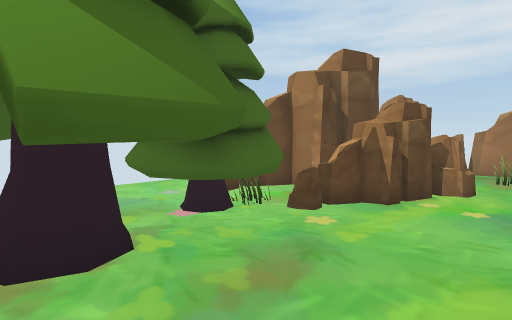
View 1 (above)

16 first-person views from a walk through a 3-D level made in the Unity game engine. The camera is 1.4 m above the floor, tilts 4° down and sees 80° across. The floor is counted in squares, 1 m on a side. Each view is taken from the middle of a square. On the plan, view 1 faces up. The plan holds only what a view shows up to about 14 squares ahead; the rest is blank. The place goes on beyond the plan.

View 2
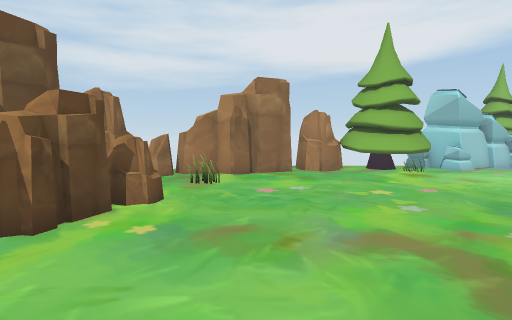

View 3
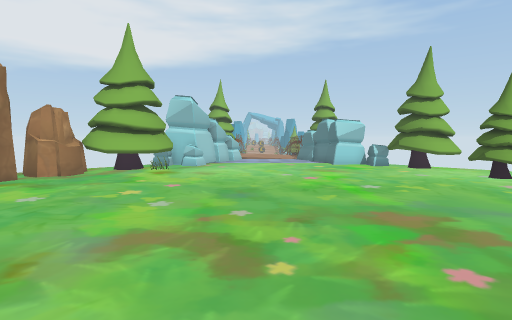

View 4
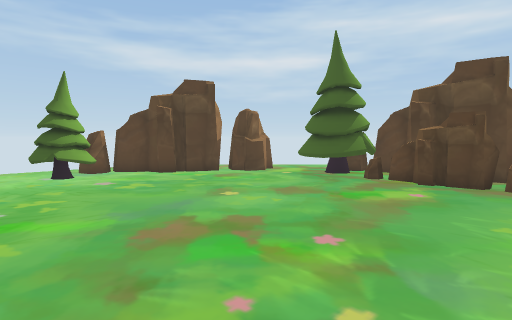

View 5
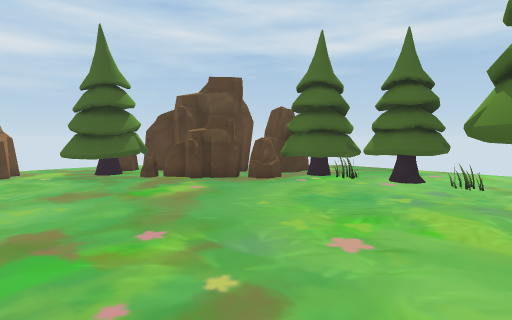

View 6
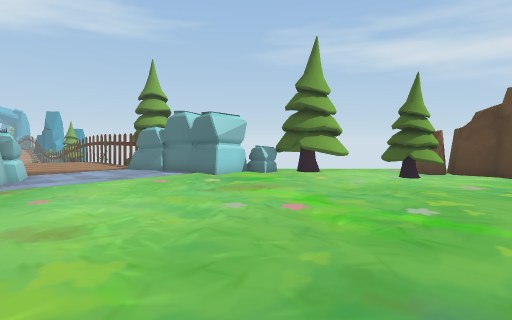

View 7
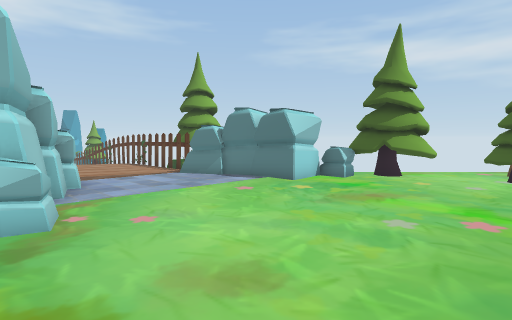

View 8
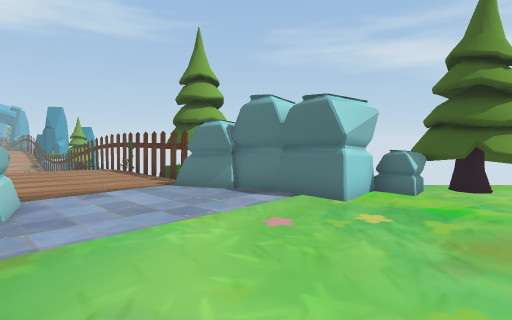

View 9
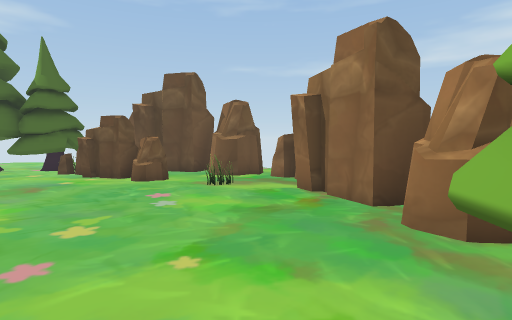

View 10
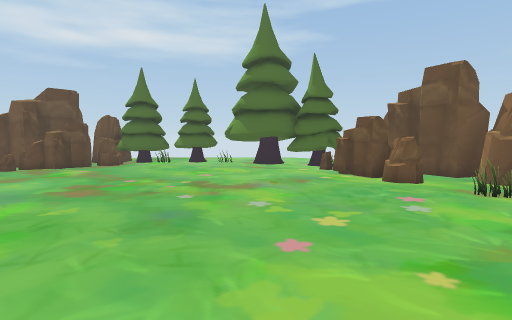

View 11
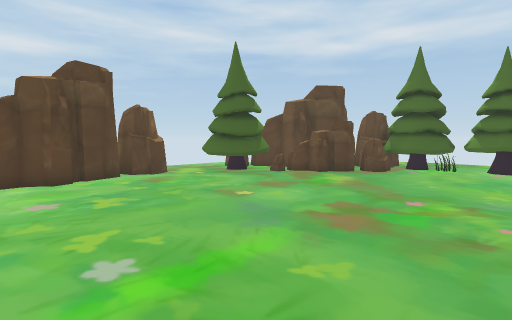

View 12
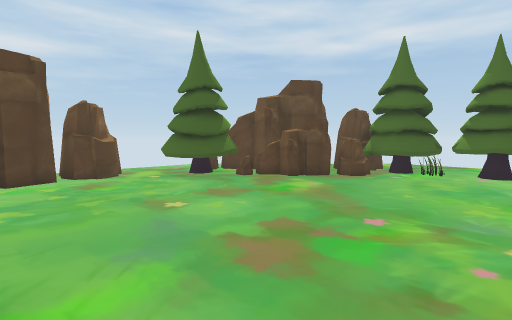

View 13
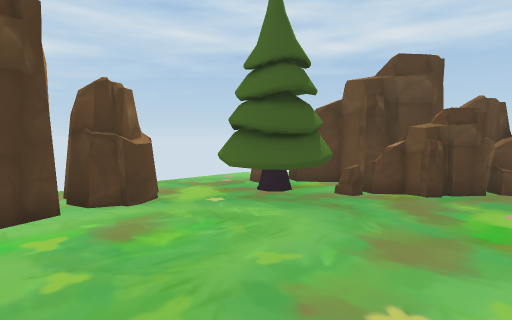

View 14
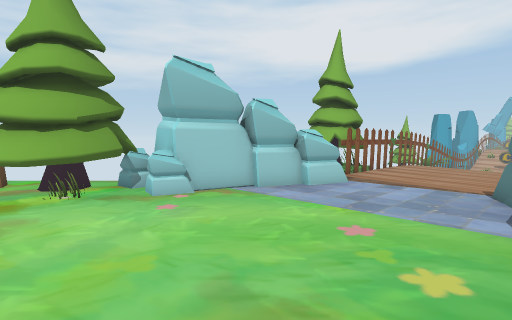

View 15
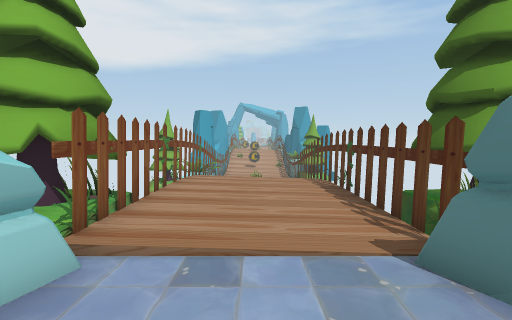

View 16
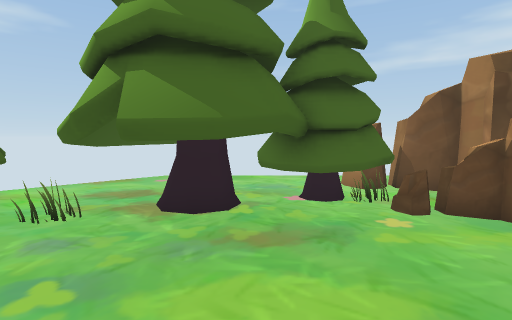

### Floor plan
Key: @ floor where view 1 was taken; # wall or solid block; . floor; = window, fence, low wall or low ledge; ^ raised ledge; O other object.
Columns run from 3 left of view 1 to 26 right of it. Each row starts with its distance up from view 1.
 12          ####
 11        ###..##
 10      ###.....####
  9     ## ...==...###
  8    #   OO........##
  7    #OOOO.........##
  6    #O.O...........## #
  5    #..............#####
  4   ##.................####  ###
  3  ###....................#####O
  2 ###...........................
  1 #.............................
  0 #..@..........................
 -1 #.............................
 -2 #.............................
 -3 ##....................########
 -4 ##....................##
 -5 #OO..................^#
 -6 #.OOO..............###
 -7 ###OO..........##.###
 -8   ##O##........#####
 -9    #####........#
-10    #####....#####
-11      # ..####
-12     .....##
-13     .....

Where each view was taken, in squares from view 1:
view 1: 0 up, 0 right, facing up
view 2: 1 up, 2 right, facing up-right
view 3: 1 up, 2 right, facing right
view 4: 3 up, 6 right, facing down
view 5: 3 up, 7 right, facing down-left
view 6: 4 up, 9 right, facing down-right
view 7: 5 up, 12 right, facing down-right
view 8: 3 up, 15 right, facing down-right
view 9: 3 up, 15 right, facing up-left
view 10: 3 up, 15 right, facing left
view 11: 1 up, 12 right, facing down-left
view 12: 1 up, 10 right, facing down-left
view 13: 4 down, 9 right, facing down-left
view 14: 3 down, 14 right, facing up-right
view 15: 0 up, 20 right, facing right
view 16: 0 up, 3 right, facing up-left
